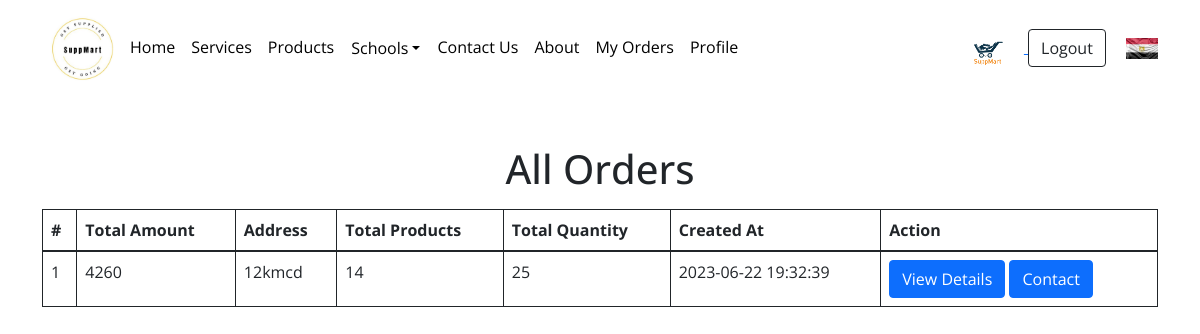
The app's page /orders.php (signed in) with its own data.
### tables this page shows
CREATE TABLE `order_details` (
  `id` int(11) NOT NULL,
  `order_id` int(50) NOT NULL,
  `product_id` int(50) NOT NULL,
  `quantity` int(50) NOT NULL,
  `price` double NOT NULL
);

CREATE TABLE `orders` (
  `id` int(11) NOT NULL,
  `customer_id` int(50) NOT NULL,
  `total_amount` double NOT NULL,
  `address` varchar(250) NOT NULL,
  `total_products` int(50) NOT NULL,
  `total_quantity` int(50) NOT NULL,
  `created_at` timestamp NOT NULL DEFAULT current_timestamp()
);

### orders.php (the view, shortened to what this page needs)
<?php
include('nav.php');
include('database/db.php');
$customerId = $_SESSION['user_id'];
$sql = "SELECT o.id AS order_id, o.total_amount, o.address, o.total_products, o.total_quantity,
        od.product_id, od.quantity, od.price, o.created_at,
        p.name AS product_name, p.price AS product_price
        FROM orders AS o
        INNER JOIN order_details AS od ON o.id = od.order_id
        INNER JOIN products AS p ON od.product_id = p.id
        WHERE o.customer_id = $customerId";
$result = mysqli_query($conn, $sql);
?>
<div class="container pt-5">
    <div class="row">
        <div class="col-12">
            <h1 style="text-align:center;" class="mb-3">All Orders</h1>
            <table class="table table-bordered border-dark">
                <thead>
                    <tr>
                        <th scope="col">#</th>
                        <th scope="col">Total Amount</th>
                        <th scope="col">Address</th>
                        <th scope="col">Total Products</th>
                        <th scope="col">Total Quantity</th>
                        <th scope="col">Created At </th>
                        <th scope="col">Action</th>
                    </tr>
                </thead>
                <tbody class="table-group-divider">
                    <?php
                    $c=1;
    if (mysqli_num_rows($result) > 0) {
    $prev_order_id = null;
    while ($row = mysqli_fetch_assoc($result)) {
        $order_id = $row['order_id'];
        $total_amount = $row['total_amount'];
        $address = $row['address'];
        $created_at = $row['created_at'];
        $total_products = $row['total_products'];
        $total_quantity = $row['total_quantity'];
        if ($order_id !== $prev_order_id) {
            ?>
            <tr>
            <td><?php echo $c; ?></td>
                <td><?php echo $total_amount; ?></td>
                <td><?php echo $address; ?></td>
                <td><?php echo $total_products; ?></td>
                <td><?php echo $total_quantity; ?></td>
                <td><?php echo $created_at; ?></td>
                <td>
                    <button type="button" class="btn btn-primary" data-bs-toggle="modal" data-bs-target="#exampleModal-<?php echo $order_id; ?>">
                        View Details
                    </button>
                    <button type="button" class="btn btn-primary" data-bs-toggle="modal" data-bs-target="#contactModal-<?php echo $order_id; ?>">
                        Contact
                    </button>
                </td>
            </tr>
            <?php
            $prev_order_id = $order_id;
        }
        ?>
                    <input type="hidden" name="number" value="<?php echo $c++; ?>">
        <?php
    }
} else {
    echo "<tr><td colspan='7'>No orders found.</td></tr>";
}
?>
                </tbody>
            </table>
        </div>
    </div>
</div>

### css/supp.css (style rules this page uses)
:root { --mainColor:#ffc107; --section-padding: 100px; }
body { font-family: 'Open Sans', sans-serif; text-transform:capitalize; }

### records on screen
order_details: order.total_amount "4260", order.address "12kmcd", order.total_products "14", order.total_quantity "25", order.created_at "2023-06-22 19:32:39"
